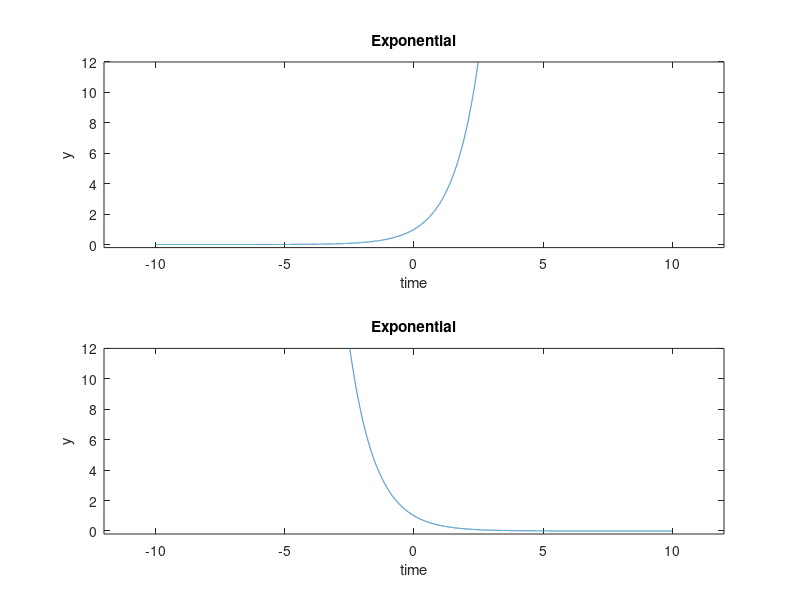

This figure's MATLAB source:
% Exponential
t = -10:0.001:10;
y = exp(t);
subplot(2,1,1);
plot(t,y);
xlabel('time');
ylabel('y');
title('Exponential');
axis([-12 12 -0.2 12]);
y = exp(-t);
subplot(2,1,2);
plot(t,y);
xlabel('time');
ylabel('y');
title('Exponential');
axis([-12 12 -0.2 12]);